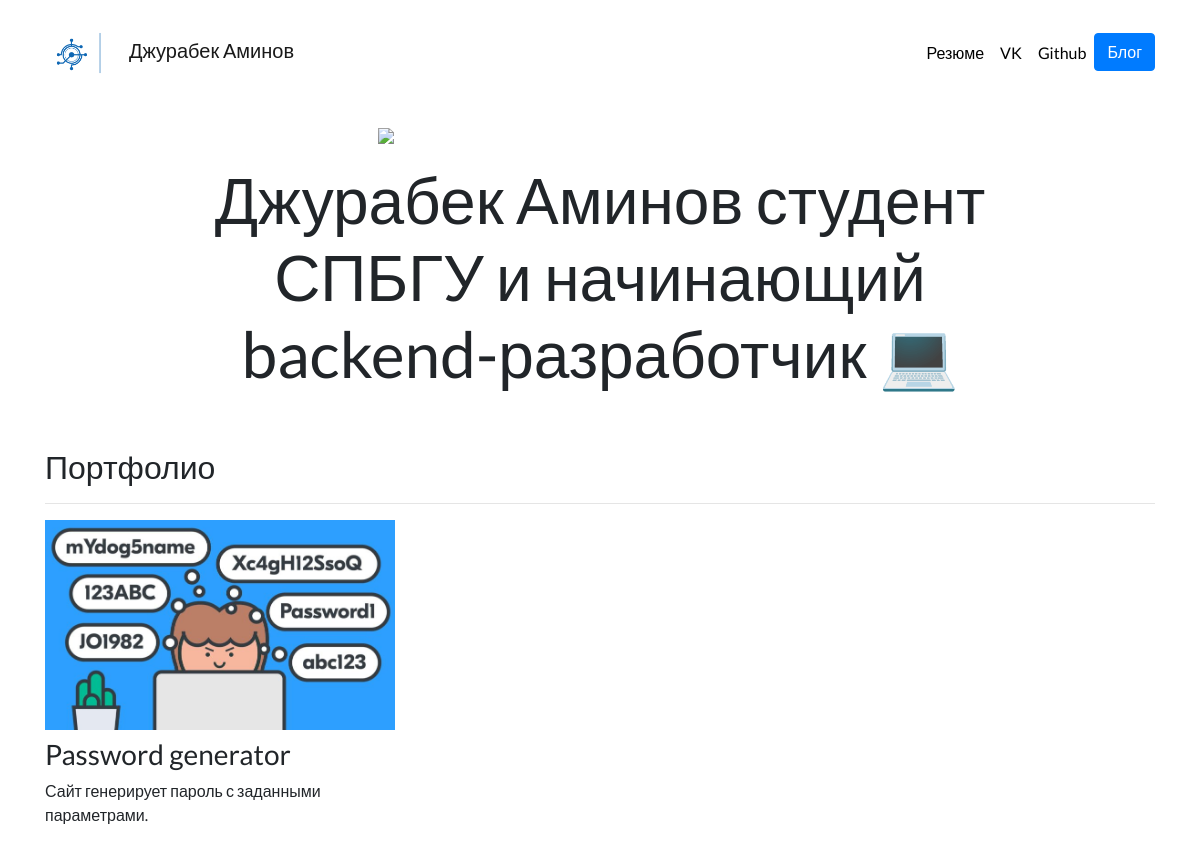
Before: / with the older database file.
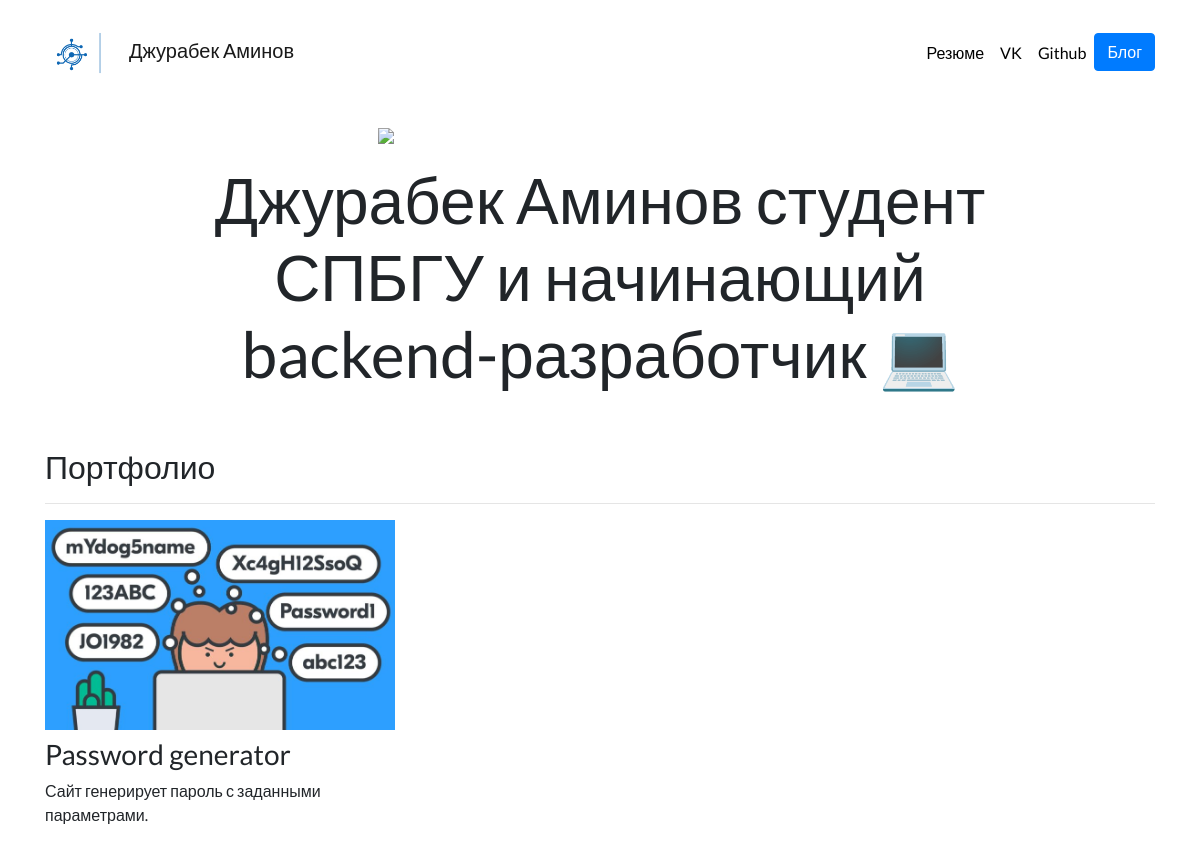
After: the same page with the newer database file.
### portfolio/models.py (models this page shows, shortened)
class Project(models.Model):
    title = models.CharField(max_length=100)
    description = models.CharField(max_length=250)
    image = models.ImageField(upload_to='portfolio/images/')
    url = models.URLField(blank=True)  # параметр blank отвечает за открытие страницы в новой вкладке браузера

### portfolio/views.py (the view)
# urls.py: 2. Add a URL to urlpatterns:  path('', views.home, name='home')
def home(request):
    projects = Project.objects.all()  # Django импортирует все данные о проектах из БД
    return render(request, 'portfolio/home.html', {'projects': projects})

### portfolio/templates/portfolio/home.html
{% extends 'portfolio/base.html' %}
{% block content %}
{% load static %}
<div class="row justify-content-center my-3">
  <div class="col-5">
      <img src="{% static 'portfolio/IMG_0829.jpg' %}" class="img-fluid">
  </div>
</div>
<div class="row justify-content-center mb-3">
  <div class="col-md-9 text-center">
    <h1 id="hometext" class="font-weight-medium">Джурабек Аминов студент СПБГУ и начинающий backend-разработчик 💻</h1>
  </div>
</div>
<h2 class="mt-5">Портфолио</h2>
<hr>
<div class="row">
  {% for project in projects %}
  <div class="col-lg-4 col-md-6">
    {% if project.url %}
    <a href="{{ project.url }}">
      <img src="{{ project.image.url }}" class="img-fluid mb-2">
    </a>
    {% else %}
    <img src="{{ project.image.url }}" class="img-fluid mb-2">
    {% endif %}
    <h3>{{ project.title }}</h3>
    <p>{{ project.description }}</p>
  </div>
  {% endfor %}
</div>
{% endblock %}

### portfolio/templates/portfolio/base.html (shortened to what this page needs)
{% load static %}
<!doctype html>
<html lang="ru">
<head>
  <link rel="stylesheet" href="https://stackpath.bootstrapcdn.com/bootstrap/4.4.1/css/bootstrap.min.css">
  <link rel="stylesheet" href="{% static "portfolio/custom.css" %}">
</head>
<body>
  <nav id="topNav" class="navbar navbar-expand-md navbar-light">
    <div class="container">
      <a class="navbar-brand" href="{% url 'home' %}">
        <img src="{% static "portfolio/logo.png" %}" width="80" height="80" class="d-inline-block align" alt="Jurabek's Logo">
        <span>Джурабек Аминов</span>
      </a>
      <div class="collapse navbar-collapse text-center" id="navbarNav">
        <ul class="navbar-nav ml-auto">
          <li class="nav-item">
            <a class="nav-link" href="{% static "portfolio/resume.pdf" %}">Резюме</a>
          </li>
          <li class="nav-item">
            <a class="nav-link" href="https://vk.com/maf1a_21" target="_blank">VK</a>
          </li>
          <li class="nav-item">
            <a class="nav-link" href="https://github.com/1ordhokage" target="_blank">Github</a>
          </li>
          <li>
            <a role="button" href="{% url 'blog:all_blogs' %}" class="btn btn-primary">Блог</a>
          </li>
        </ul>
      </div>
    </div>
  </nav>
  <div class="container">
    {% block content %}{% endblock %}
  </div>
</body>
</html>

### portfolio/static/portfolio/custom.css (style rules this page uses)
.navbar-nav .nav-link { color: rgba(0,0,0,1) !important; }
body { font-family: 'Lato', sans-serif; }
@media (min-width: 992px) { #hometext { font-size: 4rem; } }

Changed rows visible on the page:
changed Project "Password generator": image: picture added; image: picture removed
